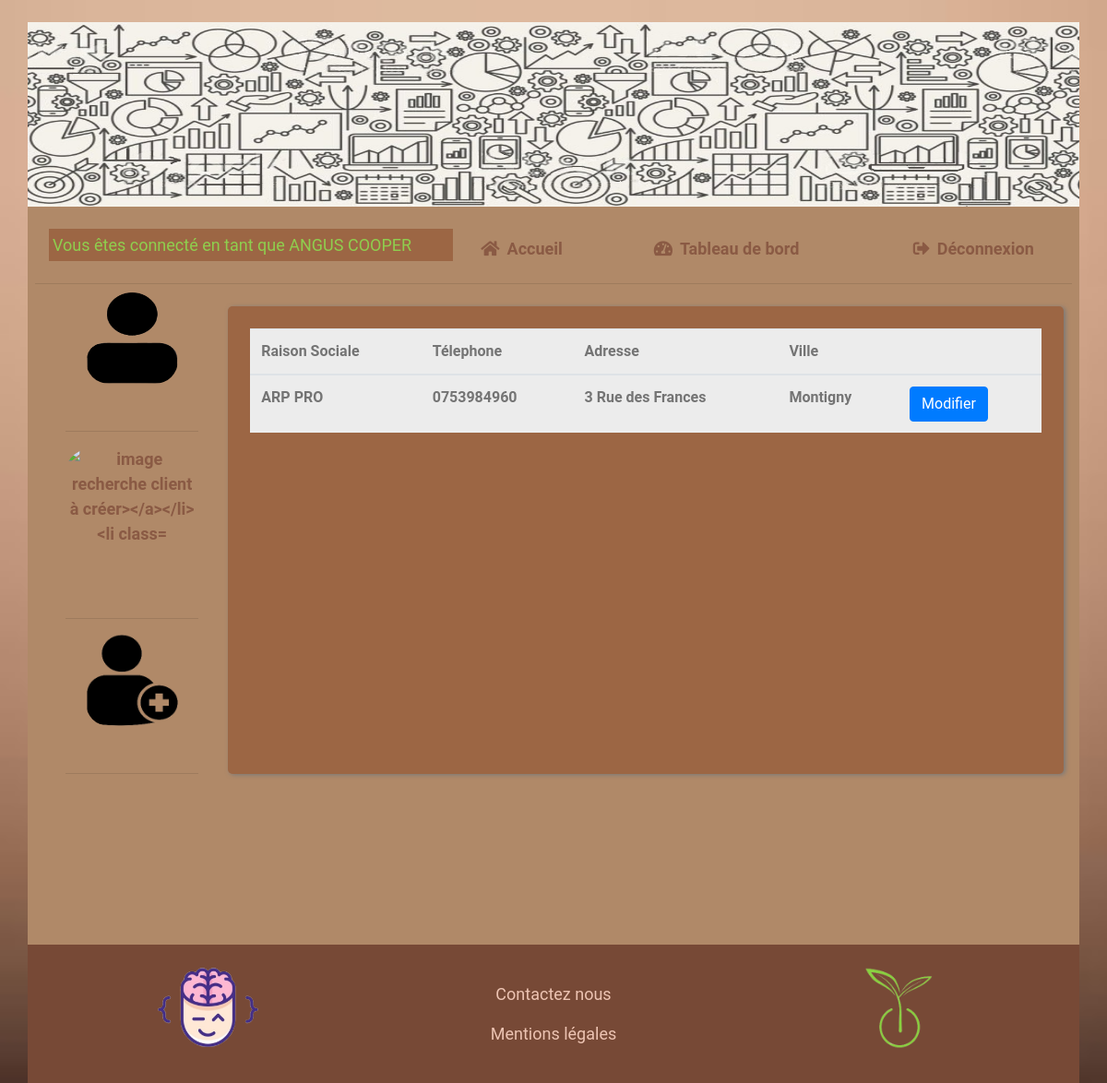
Page /index.php?action=buisness&action2=clientList&action2=detailClient2 (signed in) on the committed database.
### tables this page shows
CREATE TABLE `clients` (
  `IDCLIENT` int NOT NULL,
  `IDSECT` int NOT NULL,
  `RAISONSOCIALE` char(50) NOT NULL,
  `ADRESSECLIENT` char(32) DEFAULT NULL,
  `CODEPOSTALCLIENT` char(5) DEFAULT NULL,
  `VILLECLIENT` char(25) DEFAULT NULL,
  `EFFECTIF` int DEFAULT NULL,
  `TELEPHONECLIENT` int(10) UNSIGNED ZEROFILL NOT NULL
);

### controller/AdminController.php (called while the page is built, shortened)
<?php
require ('./model/Client.php');
class AdminController
{
    public static function detailCLient(){
        $results = new client('abi');
        $result=$results->getClients();
        return $result;
    }
}

### model/Database.php (called while the page is built, shortened)
<?php
class Database
{
    public static $pdo;
    public static function getPDO(): PDO
    {
        try
        {
            if(self::$pdo===null)
            {
                $pdo= new PDO('mysql:host=localhost:3307;dbname=abi','root', '');
                $pdo->setAttribute(PDO::ATTR_ERRMODE,PDO::ERRMODE_EXCEPTION);
                self::$pdo=$pdo;
            }
            return self::$pdo;
        }
        catch(Exception $e)
        {
            die($e->getMessage());
        }
    }
}
?>

### model/Client.php (called while the page is built, shortened)
<?php
require ('./model/Database.php');
class Client extends Database
{
    public function getClients()
    {
        try
        {
            $req=parent::getPDO()->query('SELECT * FROM clients');
            $users=$req->fetchAll();
            return $users;
        }
        catch(Exception $e)
        {
            die($e->getMessage());
        }
    }
}
?>

### controller/MainController.php (called while the page is built, shortened)
<?php
class MainController
{
    public static function viewPage($url)
    {
        require $url;
    }
}
?>

### index.php (called while the page is built)
<?php
require('controller/RooterController.php');

### view/buisness/detailClientView.php (the view, shortened to what this page needs)
 <?php
require_once ("./view/buisness/clientView.php");
$indice = $_SESSION['ind'];
$result=AdminController::detailCLient();
foreach ($result as $res){
if($res[0]==$indice)
{
?>
<div class='row mt-4'>
<div class="col px-4">
        <table class="table table-hover">
        <thead>
        <tr>
            <th>Raison Sociale</th>
            <th>Télephone</th>
            <th>Adresse</th>
            <th>Ville</th>
            <th></th>
        </tr>
        </thead>
        <tbody>
        <tr>
         <th><?= $res[2]?></th>
         <th><?= $res[7]?></th>
         <th><?= $res[3]?></th>
         <th><?= $res[5]?></th>
        <th><button class="btn btn-primary" href="#" data-toggle="modal" data-target="#myModal<?= $res[0] ?>"><a href="#" data-toggle="modal" data-target="#myModal<?= $res[0] ?>"></a>Modifier</button></th>
     </tr>
        </tbody>
    </table>
</div>
</div>
<?php
}
?>
<?php
}
?>

### public/styles/buisness.css (style rules this page uses)
body { box-sizing: border-box; background: url("../IMG/bg.jpg") no-repeat; background-size: cover; text-decoration: none; list-style: none; font-family: 'Roboto', sans-serif; font-size: 18px; }
table { font-size: 16px; }
table th { color: #747474; background-color: #ECECEC; }

### rows in the picture
clients: RAISONSOCIALE "ARP PRO", TELEPHONECLIENT "0753984960", ADRESSECLIENT "3 Rue des Frances", VILLECLIENT "Montigny"

### other values in the picture
$_SESSION['first_name'] "ANGUS"
$_SESSION['last_name'] "COOPER"
